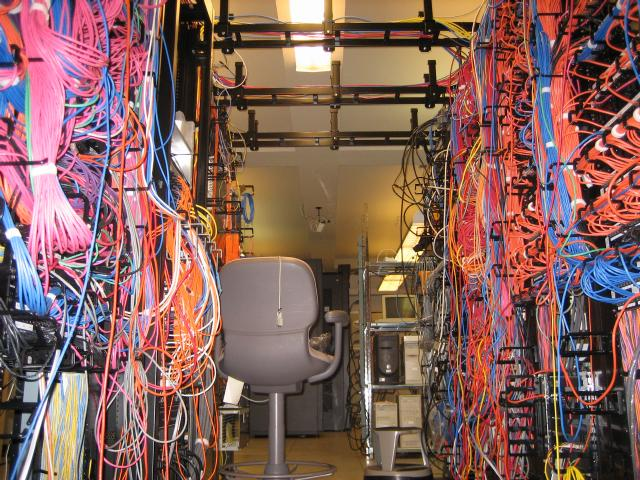
#> input picture 11Homework/11HW2_PatchPanels.jpg, 640 x 480 px
$ jupyter execute --allow-errors hw11.ipynb
#> lines starting #> are read from the running program, lines starting #| are printed output that depends on the picture; after the words box and inside, x2 and y2 are one past the last pixel; in counts of white or black regions, pixels touching at a corner belong together
# HW 11
## Problem 1

[cell 1]
import scipy.io
import numpy as np
import matplotlib.pyplot as plt
from sklearn.cluster import KMeans

#> (a cell that did not finish here is left out)

[cell 3]
ks = np.array([4, 5, 6])
f, ax = plt.subplots(3, 3, figsize=(20, 15))
ax[0][0].axis('off')
ax[0][2].axis('off')
#> (the rest of this cell did not finish here and is left out)

k = 5 got the best result

## Problem 2

[cell 4]
import cv2 as cv

img = cv.imread('11HW2_PatchPanels.jpg')
#> img is the input picture: shape (480, 640, 3); mean B, G, R 91.4, 97.3, 133.2
img_gray = cv.imread('11HW2_PatchPanelsGrey.jpeg', cv.IMREAD_GRAYSCALE)
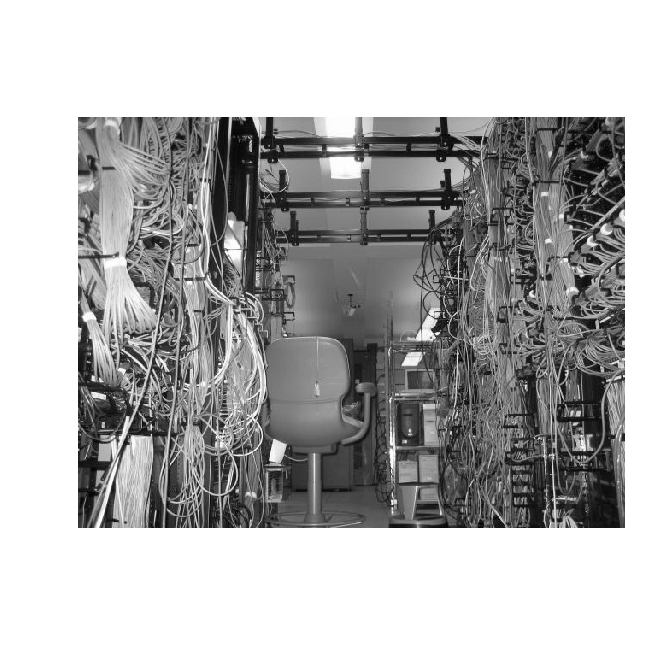
#> input picture 11Homework/11HW2_PatchPanelsGrey.jpeg, 666 x 665 px
#> img_gray is the input picture: shape (665, 666); min 0, max 255, mean 180.1

plt.figure(figsize=(20, 12))
clust = [2, 5, 10, 15, 20]

for i in range(5):
    # print(k_gray)
    kmeans = KMeans(n_clusters=clust[i])
    kmeans.fit(img_gray.reshape(-1, 1))
    predict = kmeans.predict(img_gray.reshape(-1, 1)).astype(np.float32)
    predict /= predict.max()
    predict *= 255
    k_gray = np.reshape(predict, img_gray.shape)
    # k_gray /= k_gray.max()
    # k_gray *= 255
    plt.subplot(231+i)
    plt.title(f'K={clust[i]}')
    plt.imshow(k_gray, cmap='gray')
#> this loop made 5 passes
#> pass 1, `k_gray = np.reshape(predict, img_gray.shape)`:
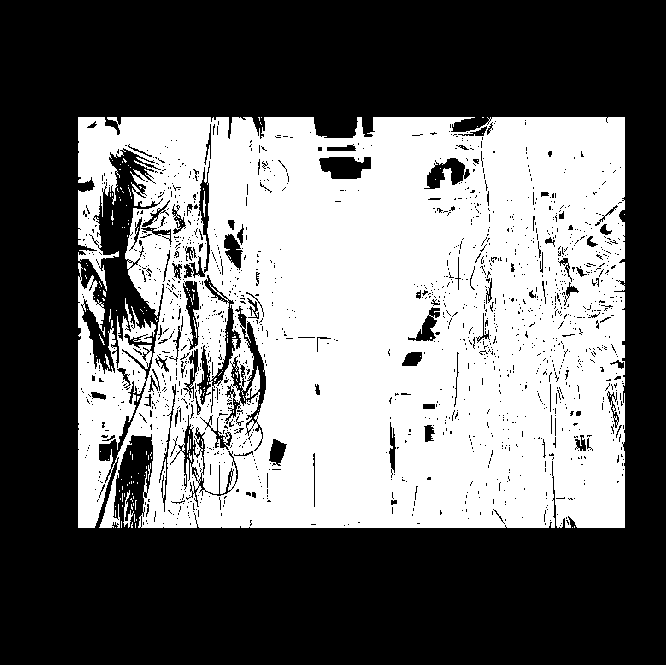
#> k_gray: shape (665, 666) float32; 43.9% white; 171 white regions (164 under 20 px), largest, box (x1, y1, x2, y2) and area: (78, 117, 625, 528) 193532, (123, 490, 134, 528) 125, (203, 191, 206, 217) 41
#> pass 2, `k_gray = np.reshape(predict, img_gray.shape)`:
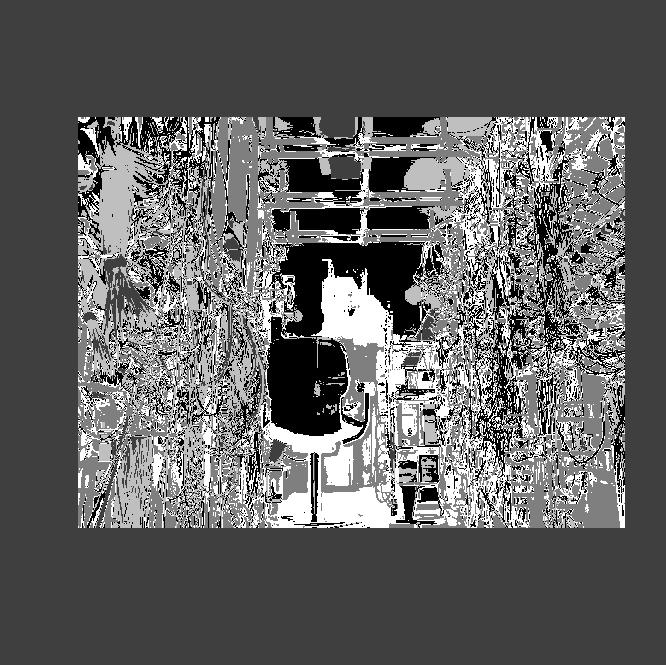
#> k_gray: shape (665, 666) float32; min 0, max 255, mean 97.7
#> pass 3, `k_gray = np.reshape(predict, img_gray.shape)`:
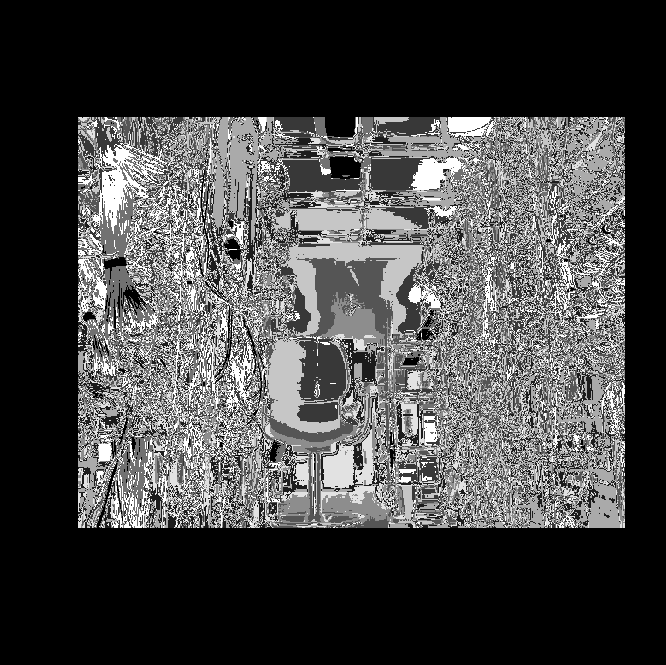
#> k_gray: shape (665, 666) float32; min 0, max 255, mean 69.9
plt.show()
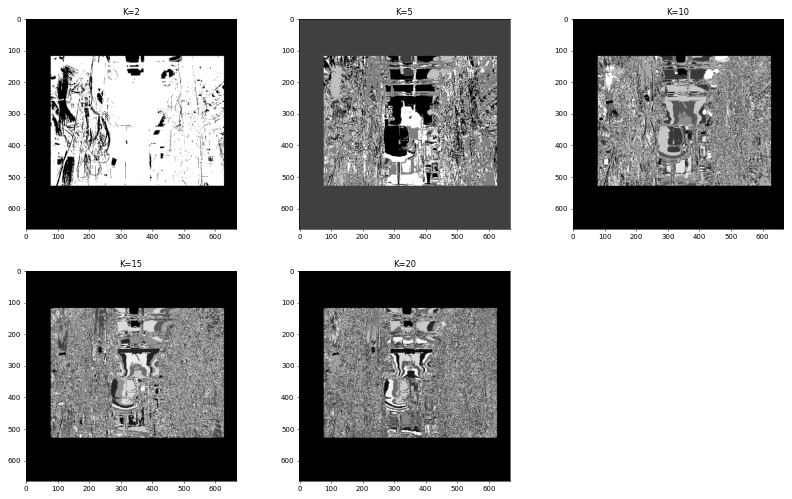
#> figure drawn by matplotlib, 5 panels

[cell 5]
plt.figure(figsize=(20, 12))

for i in range(5):
    # print(k_gray)
    kmeans = KMeans(n_clusters=clust[i])
    kmeans.fit(img.reshape(-1, 3))
    predict = kmeans.predict(img.reshape(-1, 3)).astype(np.float32)
    predict /= predict.max()
    predict *= 255
    k_color = np.reshape(predict, (img.shape[0], img.shape[1]))
    # k_gray /= k_gray.max()
    # k_gray *= 255
    plt.subplot(231+i)
    plt.title(f'K={clust[i]}')
    plt.imshow(k_color, cmap='gray')
#> this loop made 5 passes
#> pass 1, `k_color = np.reshape(predict, (img.shape[0], img.shape[1]))`:
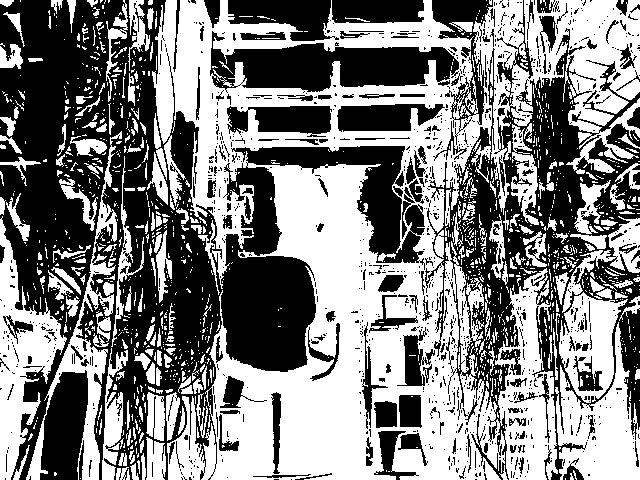
#> k_color: shape (480, 640) float32; 50.8% white; 1143 black regions (976 under 20 px), largest, box (x1, y1, x2, y2) and area: (0, 0, 425, 480) 76020, (425, 0, 640, 480) 31095, (210, 31, 459, 93) 8645
#> pass 2, `k_color = np.reshape(predict, (img.shape[0], img.shape[1]))`:
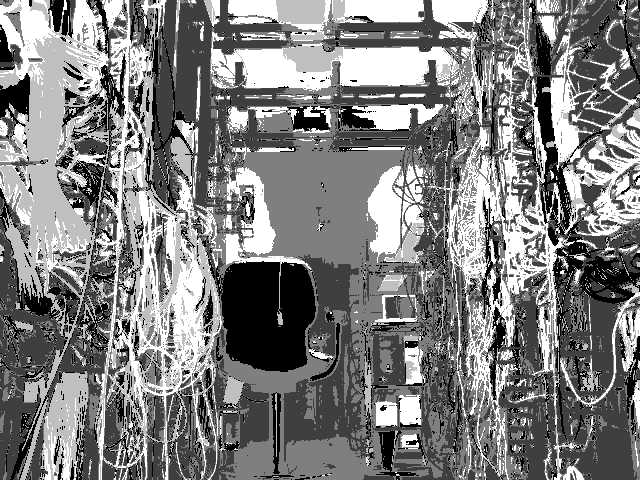
#> k_color: shape (480, 640) float32; min 0, max 255, mean 127.4
#> pass 3, `k_color = np.reshape(predict, (img.shape[0], img.shape[1]))`:
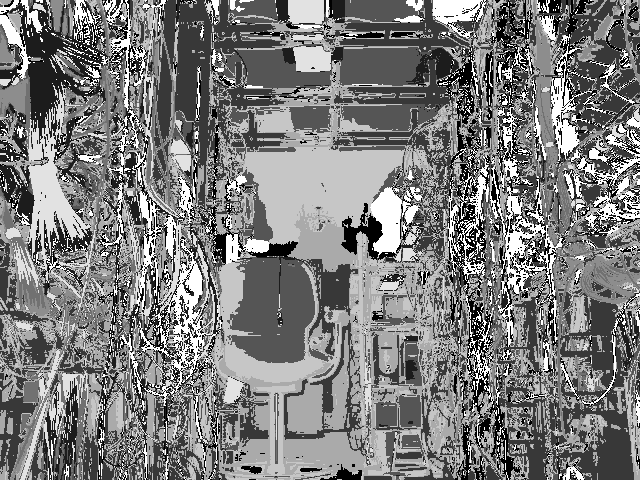
#> k_color: shape (480, 640) float32; min 0, max 255, mean 125.1
plt.show()
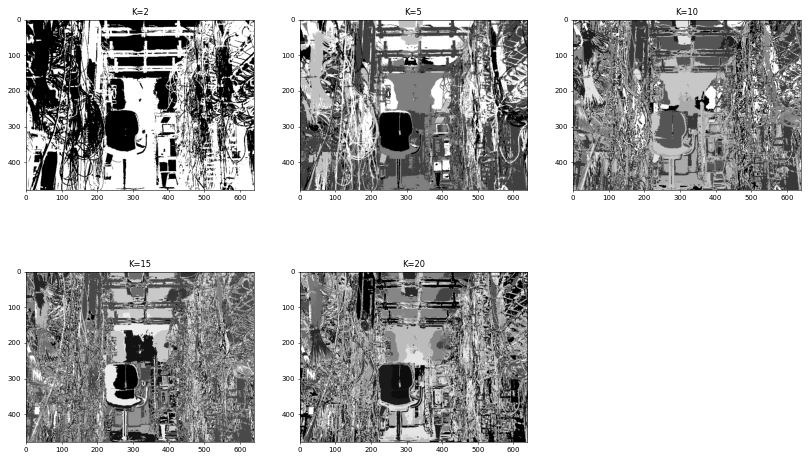
#> figure drawn by matplotlib, 5 panels
